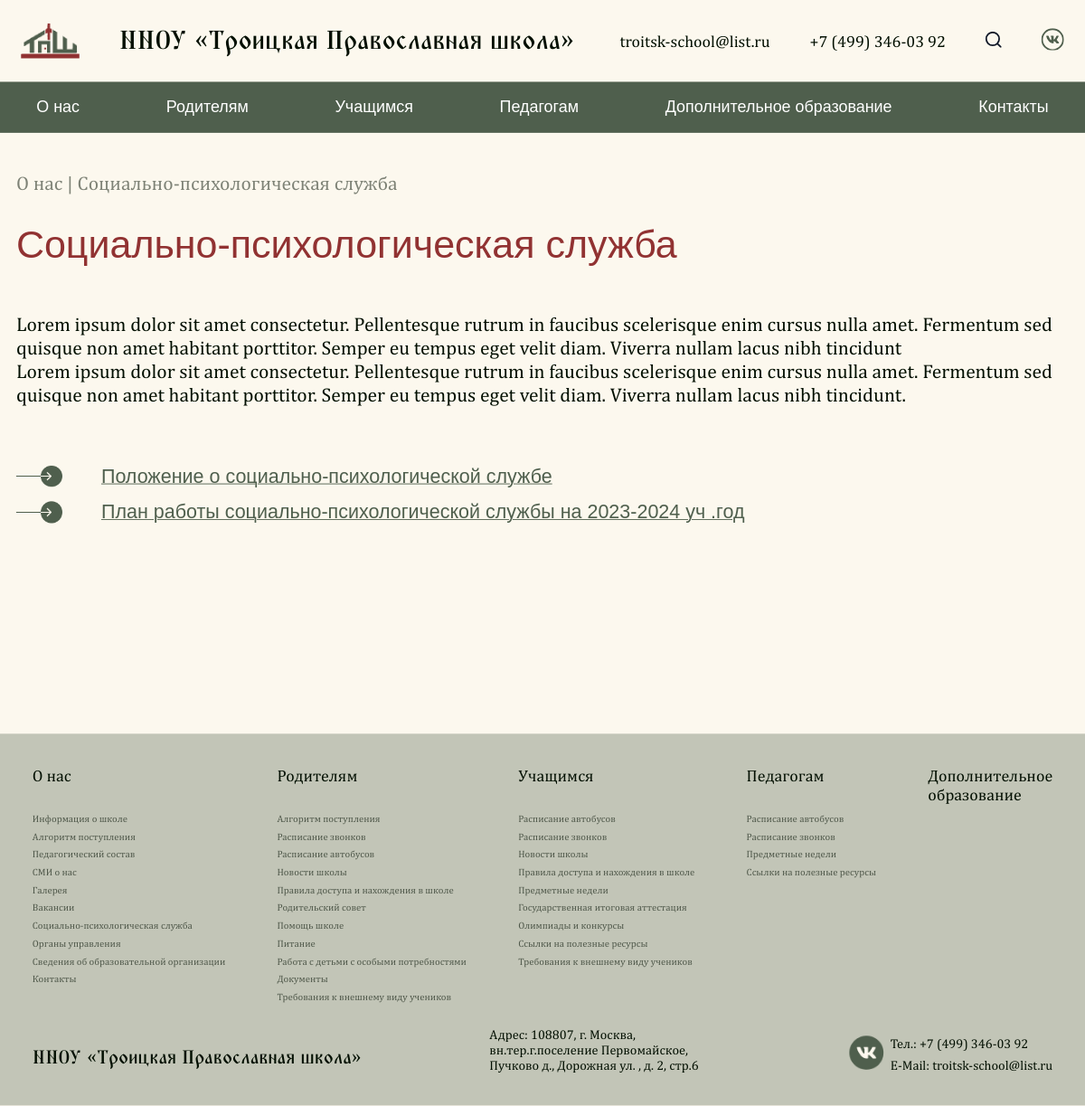
Screenshot of /social-psychology-service/ with the database file from the repository.
### pages/models.py (models this page shows, shortened)
class Contact(SingletonModel):
  email = models.CharField("Электронная почта", max_length=100)
  phone = models.CharField("Телефон", max_length=100)
  address = models.CharField("Адрес", max_length=100)
  vk_link = models.CharField("Ссылка на VK", max_length=100)
  class Meta:
    verbose_name = "Контакты"
    verbose_name_plural = "Контакты"

class SocialPsychologyService(SingletonModel):
  title = models.CharField("Заголовок", max_length=200)
  description = models.TextField("Описание", max_length=12000)
  class Meta:
    verbose_name = "Социально-психологическая служба"
    verbose_name_plural = "Социально-психологическая служба"

class SocialPsychologyServiceLink(models.Model):
  control = models.ForeignKey(
    SocialPsychologyService,
    on_delete=models.CASCADE,
    related_name='links',
    verbose_name='Социально-психологическая служба'
  )
  name = models.CharField("Название ссылки", max_length=255)
  url = models.URLField("URL ссылки")
  class Meta:
    verbose_name = "Ссылка cоциально-психологической служба"
    verbose_name_plural = "Ссылки cоциально-психологической службы"

class GenericPageB(models.Model):
  COLOR_CHOICES = [
    ('#913232', 'Красный'),
    ('#4F5F4D', 'Зелёный'),
  ]
  show_in_nav = models.BooleanField("Показать страницу в навигации?", default=False)
  category = models.ForeignKey(GenericPageCategory, verbose_name="Категория", on_delete=models.CASCADE, related_name="pages_b", null=True, blank=True)
  path = models.CharField("Путь к странице", max_length=800, null=True, blank=True)
  page_title = models.CharField("Название страницы", max_length=2000)
  description = models.TextField("Описание", max_length=20000)
  title_color = models.CharField("Цвет заголовка", max_length=7, choices=COLOR_CHOICES, default='#913232')
  is_navigational = models.BooleanField("Является ли страницей навигации?", default=False)
  class Meta:
    verbose_name = "Страница типа 'Б'"
    verbose_name_plural = "Страницы типа 'Б'"

### pages/views.py (the view)
# urls.py: path('social-psychology-service/', social_psychology_page, name="page_social_psychology"),
def social_psychology_page(request):
  main_page_info = MainPage.objects.all()[0]
  contacts = Contact.objects.all()[0]
  data = SocialPsychologyService.objects.all()[0]
  page_for_nav_a = GenericPageA.objects.all().filter(show_in_nav=True)
  page_for_nav_b = GenericPageB.objects.all().filter(show_in_nav=True)
  context = {
      'main_page_info': main_page_info,
      'data': data,
      'parent': {'title': 'Социально-психологическая служба', 'is_parent': True},
      'contacts': contacts,
      'page_for_nav_a': page_for_nav_a,
      'page_for_nav_b': page_for_nav_b,
  }
  return render(request, 'generic_detail.html', context)

### pages/templates/generic_detail.html (shortened to what this page needs)
{% extends 'generics/base.html' %}
{% load static %}
{% block content %}
<div class="administrative">
  <div class="container">
    <h2 class="generic-subtitle">
      {% if parent.is_parent %}
      <a href="{% url 'page_type_b' 9 %}" class="generic-breadcrumb generic-subtitle">О нас</a> | {{ parent.title }}
      {% else %}
      <a href="{% url 'page_type_b' 9 %}" class="generic-breadcrumb generic-subtitle">О нас</a> |  <a href="{% url parent.link %}" class="generic-breadcrumb generic-subtitle">{{ parent.title }}</a> | {{ data.title }}
      {% endif %}
    </h2>
    <h1 class="generic-title">
      {{ data.title }}
    </h1>
    <div class="administrative-detail">
      <p class="administrative-item-description">{{ data.description|linebreaksbr }}</p>
      {% if data.links.all %}
      <div class="administrative-detail-links">
        {% for link in data.links.all %}
        <a href="{{ link.url }}" class="administrative-detail-link">
          <div class="administrative-detail-link-arrow">
            <img src="{% static 'assets/link_arrow.png' %}" alt="Иконка перехода по ссылке">
          </div>
          <div class="administrative-detail-link-text">
            {{ link.name }}
          </div>
        </a>
        {% endfor %}
      </div>
      {% endif %}
    </div>
  </div>
</div>
{% endblock %}

### pages/templates/generics/_header.html (shortened to what this page needs)
{% load static %}
<header class="header">
    <div class="container">
        <div class="header-block">
            <a href="{% url 'page_main' %}" class="header-box">
                <img src="{% static 'assets/Layer_Logo.png' %}" alt="">
                <h1 class="header-title">ННОУ «Троицкая Православная школа»</h1>
            </a>
            <div class="header-nav">
                <ul class="nav-list">
                    <li><a href="mailto:{{ contacts.email }}" class="nav-link">{{ contacts.email }}</a></li>
                    <li><a href="tel:{{ contacts.phone }}" class="nav-link">{{ contacts.phone }}</a></li>
                    <li><a href="#" class="nav-link">
                    </a></li>
                    <li><a href="{{ contacts.vk_link }}" class="nav-link">
                    </a></li>
                </ul>
            </div>
        </div>
    </div>
</header>
<nav class="navbar">
    <ul class="container menu">
        <li class="menu-item has-submenu">
            <a href="{% url 'page_type_b' 9 %}">О нас</a>
        </li>
        <li class="menu-item has-submenu">
            <a href="{% url 'page_type_b' 10 %}">Родителям</a>
        </li>
        <li class="menu-item has-submenu">
            <a href="{% url 'page_type_b' 11 %}">Учащимся</a>
        </li>
        <li class="menu-item has-submenu">
            <a href="{% url 'page_type_b' 12 %}">Педагогам</a>
        </li>
        <li class="menu-item"><a href="{% url 'page_additional_education' %}">Дополнительное образование</a></li>
        <li class="menu-item"><a href="{% url 'page_contacts' %}">Контакты</a></li>
    </ul>
    </nav>

### pages/templates/generics/_footer.html (shortened to what this page needs)
{% load static %}
<footer class="footer">
  <div class="container">
    <div class="footer-colums">
      <div class="footer__columns">
        <p><a style="font-weight: 500;" href="{% url 'page_type_b' 9 %}">О нас</a></p>
        <p><a class="footer__text" href="{% url 'page_school_information_main' %}">Информация о школе</a></p>
        <p><a class="footer__text" href="{% url 'page_append' %}">Алгоритм поступления</a></p>
        <p><a class="footer__text" href="{% url 'page_teachers' %}">Педагогический состав</a></p>
        <p><a class="footer__text" href="{% url 'page_news' %}">СМИ о нас</a></p>
        <p><a class="footer__text" href="{% url 'page_gallery' %}">Галерея</a></p>
        <p><a class="footer__text" href="{% url 'page_vacancy' %}">Вакансии</a></p>
        <p><a class="footer__text" href="{% url 'page_social_psychology' %}">Социально-психологическая служба</a></p>
        <p><a class="footer__text" href="{% url 'page_administrative_control' %}">Органы управления</a></p>
        <p><a class="footer__text" href="{% url 'page_additional_organization' %}">Сведения об образовательной организации</a></p>
        <p><a class="footer__text" href="{% url 'page_contacts' %}">Контакты</a></p>
      </div>
      <div class="footer__columns">
        <p><a style="font-weight: 500;" href="{% url 'page_type_b' 10 %}">Родителям</a></p>
        <p><a class="footer__text" href="{% url 'page_append' %}">Алгоритм поступления</a></p>
        <p><a class="footer__text" href="{% url 'page_schedule' %}">Расписание звонков</a></p>
        <p><a class="footer__text" href="{% url 'page_schedule_bus' %}">Расписание автобусов</a></p>
        <p><a class="footer__text" href="{% url 'page_news' %}">Новости школы</a></p>
        <p><a class="footer__text" href="{% url 'page_type_b' 6 %}">Правила доступа и нахождения в школе</a></p>
        <p><a class="footer__text" href="{% url 'page_administrative_control_detail' 3 %}">Родительский совет</a></p>
        <p><a class="footer__text" href="{% url 'page_school_information_detail' 3 %}">Помощь школе</a></p>
        <p><a class="footer__text" href="{% url 'page_cuisine' %}">Питание</a></p>
        <p><a class="footer__text" href="#">Работа с детьми с особыми потребностями</a></p>
        <p><a class="footer__text" href="#">Документы</a></p>
        {% for page in page_for_nav_b %}
        {% if page.category.name == 'Родителям' %}
        <p><a class="footer__text" href="{% url 'page_type_b' page.id %}">{{ page.page_title }}</a></p>
        {% endif %}
        {% endfor %}
      </div>
      <div class="footer__columns">
        <p><a style="font-weight: 500;" href="{% url 'page_type_b' 11 %}">Учащимся</a></p>
        <p><a class="footer__text" href="{% url 'page_schedule_bus' %}">Расписание автобусов</a></p>
        <p><a class="footer__text" href="{% url 'page_schedule' %}">Расписание звонков</a></p>
        <p><a class="footer__text" href="{% url 'page_news' %}">Новости школы</a></p>
        <p><a class="footer__text" href="{% url 'page_type_b' 3 %}">Правила доступа и нахождения в школе</a></p>
        <p><a class="footer__text" href="{% url 'page_subjects' %}">Предметные недели</a></p>
        <p><a class="footer__text" href="{% url 'page_attestation' %}">Государственная итоговая аттестация</a></p>
        <p><a class="footer__text" href="{% url 'page_type_b' 1 %}">Олимпиады и конкурсы</a></p>
        <p><a class="footer__text" href="{% url 'page_type_b' 2 %}">Ссылки на полезные ресурсы</a></p>
        {% for page in page_for_nav_b %}
        {% if page.category.name == 'Учащимся' %}
        <p><a class="footer__text" href="{% url 'page_type_b' page.id %}">{{ page.page_title }}</a></p>
        {% endif %}
        {% endfor %}
      </div>
      <div class="footer__columns">
        <p><a style="font-weight: 500;" href="{% url 'page_type_b' 12 %}">Педагогам</a></p>
        <p><a class="footer__text" href="{% url 'page_schedule_bus' %}">Расписание автобусов</a></p>
        <p><a class="footer__text" href="{% url 'page_schedule' %}">Расписание звонков</a></p>
        <p><a class="footer__text" href="{% url 'page_subjects' %}">Предметные недели</a></p>
        <p><a class="footer__text" href="{% url 'page_type_b' 5 %}">Ссылки на полезные ресурсы</a></p>
      </div>
      <div class="footer__columns">
        <p><a style="font-weight: 500;" href="{% url 'page_additional_education' %}">Дополнительное <br> образование</a></p>
      </div>
    </div>
    <div class="footer__bottom">
      <a class="footer__name" href="{% url 'page_main' %}">ННОУ «Троицкая Православная школа»</a>
      <p class="footer__adres" style="width: 286px;">Адрес: {{ contacts.address }}</p>
      <div class="search-btn" style="display: flex; height: 46px; gap: 7.85px">
        <a href="{{ contacts.vk_link }}"><img class="vk" src="{% static 'assets/basil_vk-solid.png' %}" style="width: 43px; height: 42px;" alt=""></a>
        <div class="footer__contact" style="display: flex; flex-direction: column; justify-content: space-between;">
          <p class="footer__number">Тел.: {{ contacts.phone }}</p>
          <p class="footer__emil">E-Mail: {{ contacts.email }}</p>
        </div>
      </div>
    </div>
  </div>
</footer>

### static/css/index.css (style rules this page uses)
* { padding: 0; margin: 0; box-sizing: border-box; list-style: none; text-decoration: none; }
html, body { margin: 0; padding: 0; background: #FCF8EE; scroll-behavior: smooth; }
@media (max-width: 1330px) { body { overflow-x: hidden; } }
.container { max-width: 1300px; margin: 0 auto; }
p, span, a, h1, h2, h3, h4, h5, h6, b { font-family: 'Playfair Display', sans-serif; }

### static/css/header.css (style rules this page uses)
.header { padding: 26px; width: 100%; background: rgb(252, 248, 238); }
.header-block { display: flex; justify-content: space-between; align-items: center; }
.header-box { display: flex; align-items: center; gap: 49px; }
.nav-list { display: flex; align-items: center; gap: 49px; }
.header-title { color: rgb(2, 15, 1); font-family: 'TriodPostnaja' , serif; font-size: 32px; font-weight: 500; line-height: 49px; text-align: left; }
.nav-link { color: rgb(2, 15, 1); font-family: 'Literata', sans-serif; font-size: 20px; font-weight: 400; letter-spacing: 0%; text-align: left; }
.navbar { background-color: #4F5F4D; }
.menu { display: flex; justify-content: space-between; list-style: none; padding: 0; margin: 0; }
.menu-item { position: relative; }
.menu-item a { display: block; padding: 20px 25px; color: white; text-decoration: none; font-size: 20px; font-size: 'Literata', sans-serif; border-radius: 12px; }

### static/css/generic.css (style rules this page uses)
.generic-subtitle { font-size: 24px; font-weight: 500; line-height: 1.2; color: #020F01; opacity: 0.5; padding-top: 48px; padding-bottom: 32px; font-family: 'Literata', sans-serif; }
.generic-title { font-size: 48px; letter-spacing: 0%; font-weight: 500; line-height: 1.2; color: #913232; font-family: 'Playfair Display', sans-serif; margin-bottom: 24px; }
.generic-breadcrumb { opacity: 1; }

### static/css/footer.css (style rules this page uses)
.footer { margin-top: 72px; background: rgb(207, 209, 196); padding: 40px 20px; font-family: 'Literata', sans-serif; }
.footer { background-color: #c2c5b7; padding: 40px; font-family: serif; font-size: 14px; color: #1f1f1f; margin-top: 40px; margin-bottom: -10px; }
.footer-colums { display: flex; justify-content: space-between; margin-bottom: 30px; position: relative; }
.footer__bottom { display: flex; justify-content: space-between; align-items: flex-end; flex-wrap: wrap; }
.footer__text { color: black; opacity: 0.6; font-family: 'Literata' , serif; font-weight: 400; }
.footer__name { color: rgb(2, 15, 1); font-family: 'TriodPostnaja', serif; font-size: 23.13px; font-weight: 500; line-height: 36px; letter-spacing: 0%; text-align: left; }
.footer__adres { color: rgb(2, 15, 1); font-family: 'Literata', serif; font-size: 16px; font-weight: 400; line-height: 19px; letter-spacing: 0%; text-align: left; }
.footer__number, .footer__emil { color: rgb(2, 15, 1); font-family: 'Literata', sans-serif; font-size: 16px; font-weight: 400; line-height: 19px; letter-spacing: 0%; text-align: left; }
.footer__columns p a { width: 50; height: 23; gap: 10px; color: rgb(2, 15, 1); font-family: 'Literata', sans-serif; font-weight: 400; letter-spacing: 0%; text-align: left; text-decoration: none; font-size: 12px; }
.footer__columns p:first-child { margin-bottom: 27px; }
.footer__columns p:first-child a { font-size: 20px; }
.footer__columns { display: flex; flex-direction: column; gap: 6px; }

### static/css/administrative-control.css (style rules this page uses)
.administrative-item-description { font-family: 'Literata', sans-serif; font-weight: 400; font-size: 24px; line-height: 120%; margin-bottom: 24px; color: #020F01; }
.administrative-detail { margin-top: 56px; }
.administrative-detail-links { margin-top: 72px; display: flex; flex-direction: column; gap: 16px; }
.administrative-detail-link { display: flex; align-items: center; gap: 48px; }
.administrative-detail-link-arrow { width: 57px; height: 26.74px; }
.administrative-detail-link-arrow > img { width: 100%; }
.administrative-detail-link-text { font-size: 24px; font-weight: 500; line-height: 120%; text-decoration: underline; text-decoration-thickness: 0%; color: #4F5F4D; }
.administrative-detail-link > .administrative-detail-link-arrow > img { transition: all .2s; transform: translateY(0); }
.administrative-detail, .administrative-content { min-height: 60vh; }

### rows the page displays
Contact: email "troitsk-school@list.ru", phone "+7 (499) 346-03 92", address "108807, г. Москва, вн.тер.г.поселение Первомайское, Пучково д., Дорожная ул. , д. 2, стр.6"
SocialPsychologyService: title "Социально-психологическая служба", description "Lorem ipsum dolor sit amet consectetur. Pellentesque rutrum in faucibus scelerisque enim cursus nulla amet. Fermentum sed quisque non amet habitant porttitor. Semper eu tempus eget velit diam. Viverra nullam lacus nibh tincidunt Lorem ipsum dolor sit amet consectetur. Pellentesque rutrum in faucibus scelerisque enim cursus nulla amet. Fermentum sed quisque non amet habitant porttitor. Semper eu tempus eget velit diam. Viverra nullam lacus nibh tincidunt."
SocialPsychologyServiceLink: name "Положение о социально-психологической службе"
SocialPsychologyServiceLink: name "План работы социально-психологической службы на 2023-2024 уч .год"
GenericPageB: page_title "Требования к внешнему виду учеников"
GenericPageB: page_title "Требования к внешнему виду учеников"
